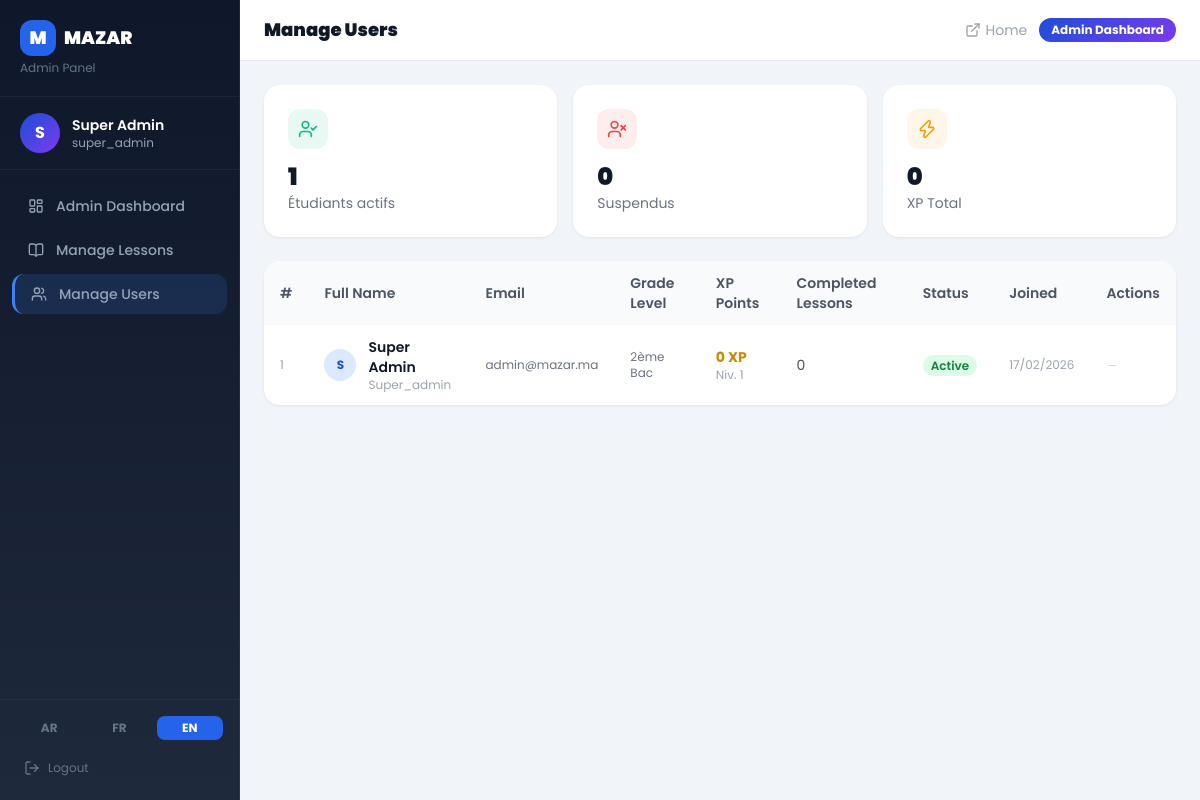
/admin/manage_users.php?lang=en (signed in), run on the app's committed database.
### tables this page shows
CREATE TABLE IF NOT EXISTS `users` (
  `id`             INT UNSIGNED     NOT NULL AUTO_INCREMENT,
  `full_name`      VARCHAR(120)     NOT NULL,
  `email`          VARCHAR(180)     NOT NULL,
  `password`       VARCHAR(255)     NOT NULL,
  `grade_level_id` INT UNSIGNED     NOT NULL,
  `role`           ENUM('student','staff','admin','super_admin') NOT NULL DEFAULT 'student',
  `xp_points`      INT UNSIGNED     NOT NULL DEFAULT 0,
  `level`          TINYINT UNSIGNED NOT NULL DEFAULT 1,
  `status`         ENUM('active','banned') NOT NULL DEFAULT 'active',
  `created_at`     DATETIME         NOT NULL DEFAULT CURRENT_TIMESTAMP,
  PRIMARY KEY (`id`),
  UNIQUE KEY `email` (`email`),
  KEY `grade_level_id` (`grade_level_id`),
  CONSTRAINT `fk_users_level` FOREIGN KEY (`grade_level_id`) REFERENCES `levels` (`id`)
);

CREATE TABLE IF NOT EXISTS `levels` (
  `id`        INT UNSIGNED NOT NULL AUTO_INCREMENT,
  `name_ar`   VARCHAR(100) NOT NULL,
  `name_fr`   VARCHAR(100) NOT NULL,
  `name_en`   VARCHAR(100) NOT NULL,
  `slug`      VARCHAR(60)  NOT NULL,
  `order_num` TINYINT      NOT NULL DEFAULT 0,
  PRIMARY KEY (`id`),
  UNIQUE KEY `slug` (`slug`)
);

### includes/functions.php (called while the page is built, shortened)
<?php
function getCurrentLang(): string {
    return $_SESSION[SESS_LANG] ?? DEFAULT_LANG;
}
function loadTranslations(): array {
    static $trans = null;
    if ($trans === null) {
        $lang = getCurrentLang();
        $file = dirname(__DIR__) . '/lang/' . $lang . '.php';
        $trans = include $file;
    }
    return $trans;
}
function t(string $key, array $replace = []): string {
    $translations = loadTranslations();
    $text = $translations[$key] ?? $key;
    return $text;
}

### admin/manage_users.php (the view, shortened to what this page needs)
<?php
require_once dirname(__DIR__) . '/includes/functions.php';
$db        = getDB();
$users = $db->query(
    "SELECT u.id, u.full_name, u.email, u.role, u.xp_points, u.level, u.status, u.created_at,
            lv.name_fr AS grade,
            (SELECT COUNT(*) FROM user_lesson_completions ulc WHERE ulc.user_id=u.id) AS completions
     FROM users u
     JOIN levels lv ON lv.id = u.grade_level_id
     ORDER BY u.xp_points DESC"
)->fetchAll();
require dirname(__DIR__) . '/admin/_layout.php';
?>
<div class="grid grid-cols-3 gap-4 mb-6">
  <?php
  $active  = count(array_filter($users, fn($u)=>$u['status']==='active'));
  $banned  = count($users) - $active;
  $totalXP = array_sum(array_column($users,'xp_points'));
  $cards   = [
    ['Étudiants actifs', $active,  'user-check','#10B981'],
    ['Suspendus',        $banned,  'user-x',    '#EF4444'],
    ['XP Total',         number_format($totalXP), 'zap', '#F59E0B'],
  ];
  foreach($cards as [$label,$val,$icon,$color]):
  ?>
  <div class="stat-card">
    <div class="w-10 h-10 rounded-xl flex items-center justify-center mb-3" style="background:<?= $color ?>18">
      <i data-lucide="<?= $icon ?>" class="w-5 h-5" style="color:<?= $color ?>"></i>
    </div>
    <div class="text-2xl font-black text-gray-900"><?= $val ?></div>
    <div class="text-gray-500 text-sm"><?= $label ?></div>
  </div>
  <?php endforeach; ?>
</div>
<div class="admin-card overflow-hidden">
  <div class="overflow-x-auto">
    <table class="dt-table w-full text-sm">
      <thead>
        <tr class="bg-gray-50 text-gray-600 text-left">
          <th class="px-4 py-3 font-semibold">#</th>
          <th class="px-4 py-3 font-semibold"><?= t('full_name') ?></th>
          <th class="px-4 py-3 font-semibold"><?= t('email') ?></th>
          <th class="px-4 py-3 font-semibold"><?= t('grade_level') ?></th>
          <th class="px-4 py-3 font-semibold"><?= t('xp_points') ?></th>
          <th class="px-4 py-3 font-semibold"><?= t('total_completions') ?></th>
          <th class="px-4 py-3 font-semibold"><?= t('status') ?></th>
          <th class="px-4 py-3 font-semibold"><?= t('joined_at') ?></th>
          <th class="px-4 py-3 font-semibold"><?= t('actions') ?></th>
        </tr>
      </thead>
      <tbody class="divide-y divide-gray-100">
        <?php foreach($users as $u): ?>
        <tr class="hover:bg-gray-50 transition">
          <td class="px-4 py-3 text-gray-400 text-xs"><?= $u['id'] ?></td>
          <td class="px-4 py-3">
            <div class="flex items-center gap-3">
              <div class="w-8 h-8 rounded-full bg-blue-100 flex items-center justify-center text-blue-700 font-bold text-xs flex-shrink-0">
                <?= mb_strtoupper(mb_substr($u['full_name'],0,1)) ?>
              </div>
              <div>
                <div class="font-semibold text-gray-900"><?= htmlspecialchars($u['full_name']) ?></div>
                <div class="text-xs text-gray-400"><?= ucfirst($u['role']) ?></div>
              </div>
            </div>
          </td>
          <td class="px-4 py-3 text-gray-500 text-xs"><?= htmlspecialchars($u['email']) ?></td>
          <td class="px-4 py-3 text-gray-500 text-xs"><?= htmlspecialchars($u['grade']) ?></td>
          <td class="px-4 py-3">
            <div class="font-bold text-yellow-600"><?= number_format($u['xp_points']) ?> XP</div>
            <div class="text-gray-400 text-xs">Niv. <?= $u['level'] ?></div>
          </td>
          <td class="px-4 py-3 text-gray-600 text-sm"><?= $u['completions'] ?></td>
          <td class="px-4 py-3">
            <span class="px-2 py-0.5 rounded-full text-xs font-semibold <?= $u['status']==='active' ? 'bg-green-100 text-green-700' : 'bg-red-100 text-red-700' ?>">
              <?= $u['status']==='active' ? t('active') : t('banned') ?>
            </span>
          </td>
          <td class="px-4 py-3 text-gray-400 text-xs"><?= date('d/m/Y', strtotime($u['created_at'])) ?></td>
          <td class="px-4 py-3">
            <?php if ($u['id'] != $_SESSION[SESS_USER_ID]): ?>
            <div class="flex flex-wrap gap-1">
              <form method="POST" class="inline">
                <?= csrfField() ?>
                <input type="hidden" name="action"  value="toggle_status">
                <input type="hidden" name="user_id" value="<?= $u['id'] ?>">
                <button type="submit"
                        class="text-xs px-2 py-1 rounded-lg font-semibold transition <?= $u['status']==='active' ? 'bg-red-50 text-red-600 hover:bg-red-100' : 'bg-green-50 text-green-600 hover:bg-green-100' ?>">
                  <?= $u['status']==='active' ? t('ban_user') : t('activate_user') ?>
                </button>
              </form>
              <button onclick="openXpModal(<?= $u['id'] ?>, '<?= htmlspecialchars(addslashes($u['full_name'])) ?>')"
                      class="text-xs px-2 py-1 rounded-lg font-semibold bg-yellow-50 text-yellow-700 hover:bg-yellow-100 transition">
                ⚡ <?= t('add_xp') ?>
              </button>
              <form method="POST" class="inline" onsubmit="return confirm('Réinitialiser le XP ?')">
                <?= csrfField() ?>
                <input type="hidden" name="action"  value="reset_xp">
                <input type="hidden" name="user_id" value="<?= $u['id'] ?>">
                <button type="submit"
                        class="text-xs px-2 py-1 rounded-lg font-semibold bg-gray-50 text-gray-600 hover:bg-gray-100 transition">
                  <?= t('reset_xp') ?>
                </button>
              </form>
            </div>
            <?php else: ?>
            <span class="text-gray-300 text-xs">—</span>
            <?php endif; ?>
          </td>
        </tr>
        <?php endforeach; ?>
      </tbody>
    </table>
  </div>
</div>
<?php require dirname(__DIR__) . '/admin/_layout_end.php'; ?>

### data on the page
users: id "1", full_name "S", full_name "Super Admin", role "Super_admin", email "admin@mazar.ma", grade_level.name_fr "2ème Bac", xp_points "0", level "1", completions "0", status "Active", created_at "17/02/2026"

### other printed values
t('site_name') "MAZAR"
mb_strtoupper(mb_substr($adminName,0,1)) "S"
$adminName "Super Admin"
$_SESSION[SESS_ROLE] "super_admin"
$label "Admin Dashboard"
$label "Manage Lessons"
$label "Manage Users"
$l "AR"
$l "FR"
$l "EN"
t('logout') "Logout"
$pageTitle "Manage Users"
t('home') "Home"
t('admin_dashboard') "Admin Dashboard"
$val "1"
